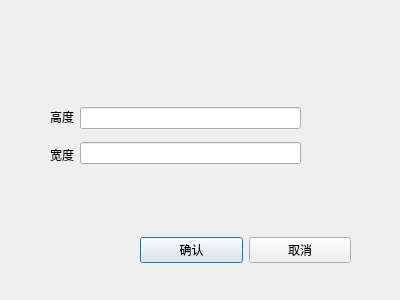
<?xml version="1.0" encoding="UTF-8"?>
<ui version="4.0">
 <class>myrest</class>
 <widget class="QDialog" name="myrest">
  <property name="geometry">
   <rect>
    <x>0</x>
    <y>0</y>
    <width>400</width>
    <height>300</height>
   </rect>
  </property>
  <property name="windowTitle">
   <string>重置</string>
  </property>
  <widget class="QWidget" name="layoutWidget">
   <property name="geometry">
    <rect>
     <x>140</x>
     <y>230</y>
     <width>211</width>
     <height>41</height>
    </rect>
   </property>
   <layout class="QHBoxLayout" name="horizontalLayout">
    <item>
     <widget class="QPushButton" name="button_ok">
      <property name="text">
       <string>确认</string>
      </property>
     </widget>
    </item>
    <item>
     <widget class="QPushButton" name="button_no">
      <property name="text">
       <string>取消</string>
      </property>
     </widget>
    </item>
   </layout>
  </widget>
  <widget class="QWidget" name="layoutWidget">
   <property name="geometry">
    <rect>
     <x>50</x>
     <y>100</y>
     <width>251</width>
     <height>71</height>
    </rect>
   </property>
   <layout class="QHBoxLayout" name="horizontalLayout_2">
    <item>
     <layout class="QVBoxLayout" name="verticalLayout">
      <item>
       <widget class="QLabel" name="label_h">
        <property name="text">
         <string>高度</string>
        </property>
        <property name="alignment">
         <set>Qt::AlignCenter</set>
        </property>
       </widget>
      </item>
      <item>
       <widget class="QLabel" name="label_w">
        <property name="text">
         <string>宽度</string>
        </property>
        <property name="alignment">
         <set>Qt::AlignCenter</set>
        </property>
       </widget>
      </item>
     </layout>
    </item>
    <item>
     <layout class="QVBoxLayout" name="verticalLayout_2">
      <item>
       <widget class="QLineEdit" name="lineEdit_h"/>
      </item>
      <item>
       <widget class="QLineEdit" name="lineEdit_w"/>
      </item>
     </layout>
    </item>
   </layout>
  </widget>
 </widget>
 <resources/>
 <connections>
  <connection>
   <sender>button_no</sender>
   <signal>clicked()</signal>
   <receiver>myrest</receiver>
   <slot>close()</slot>
   <hints>
    <hint type="sourcelabel">
     <x>299</x>
     <y>249</y>
    </hint>
    <hint type="destinationlabel">
     <x>199</x>
     <y>149</y>
    </hint>
   </hints>
  </connection>
 </connections>
</ui>
